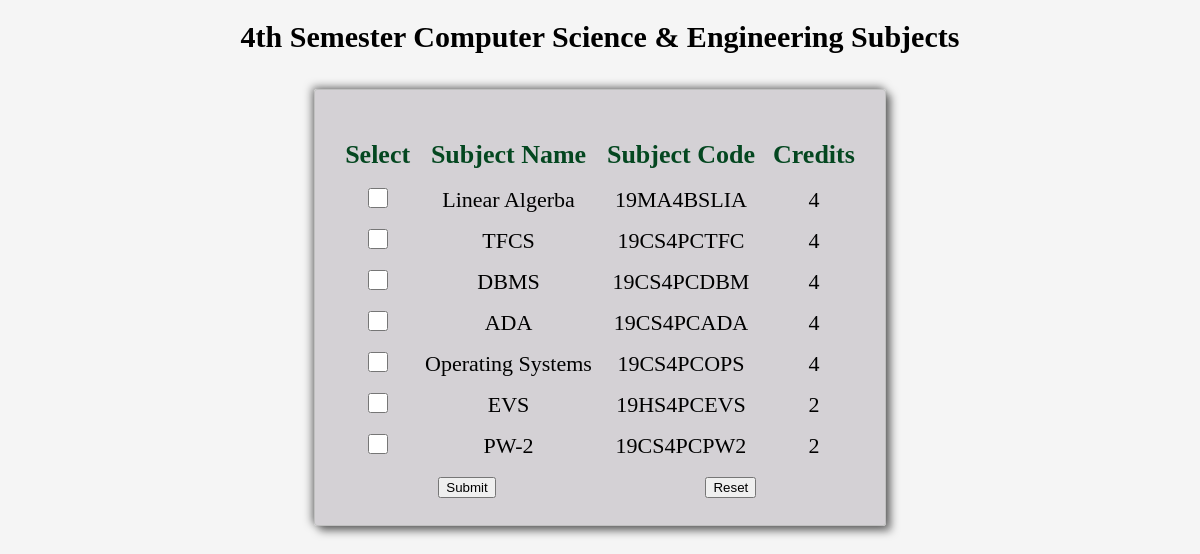
/4th_sem.php, run on the app's committed database.
### tables this page shows
CREATE TABLE `add_s4` (
  `id` int(255) NOT NULL,
  `sub_name` varchar(255) NOT NULL,
  `sub_code` varchar(255) NOT NULL,
  `credits` bigint(255) NOT NULL
);

### 4th_sem.php (the view, shortened to what this page needs)
<?php
require_once('../connection.php');
$q = mysqli_query($con, "SELECT * FROM add_s4");
$rr = mysqli_num_rows($q);
if (!$rr) {
  echo "<h2 style='color:red;color:#ff0000;font-family:Acme;'>No Subjects Listed/Added Yet.</h2>";
} else {
?>
  <!DOCTYPE html>
  <html lang="en">
  <head>
  </head>
  <body>
    <h1 class="myh1">4th Semester Computer Science & Engineering Subjects</h1>
    <div class="forms">
      <form class="myform" method="POST">
        <table width="100%">
          <tr>
            <th> Select</th>
            <th> Subject name</th>
            <th> Subject Code</th>
            <th> Credits </th>
          </tr>
          <?php
          while ($row = mysqli_fetch_array($q)) {
            echo "<tr style='color:black;font-size:18px;'>";
            echo "<td> <input type='checkbox' name = 'sub[]' class='geekmark' value = '$row[sub_name]' /></td>";
            echo "<td align = 'center'>" . $row['sub_name'] . "</td>";
            echo "<td align = 'center'>" . $row['sub_code'] . "</td>";
            echo "<td align = 'center'>" . $row['credits'] . "</td>"; ?>
        <?php }
        }
        ?>
        <tr>
          <td colspan="2"> <input class="btn login_btn" type="submit" name="register" value="Submit" /> </td>
          <td colspan="2"> <input class="btn reset_btn" onClick="window.location.href=window.location.href" type="reset" value="Reset"></td>
        </tr>
        </table>
      </form>
    </div>
  </body>
  </html>

### 4th_sem.php (style rules this page uses)
.forms { width: fit-content; height: fit-content; margin-left: auto; margin-right: auto; display: block; box-shadow: -2px -2px 9px rgba(0, 0, 0, 0.5), 5px 5px 9px rgba(0, 0, 0, 0.5); padding: 0; border: 1px solid silver; border-radius: 3px; background-color: rgb(82, 66, 85, 0.2); justify-content: flex-start; }
.myform { padding: 20px; border-radius: 8px; }
table th { text-align: center; padding: 8px; color: rgb(4, 71, 32); font-family: 'Bitter'; text-transform: capitalize; text-shadow: rgb(240, 240, 12); font-size: 26px; }
table td { text-align: center; padding: 5px; font-size: 22px; color: black; font-family: 'Bitter'; }
.myh1 { text-align: center; font-size: 30px; text-decoration: none; padding-bottom: 15px; text-shadow: rgba(0, 0, 0, 0.1); font-family: 'PT Serif'; font-weight: bold; }
.geekmark { height: 20px; width: 20px; background-color: green; }
body { background-color: whitesmoke; }

### data on the page
add_s4: sub_name "Linear Algerba", sub_code "19MA4BSLIA", credits "4"
add_s4: sub_name "TFCS", sub_code "19CS4PCTFC", credits "4"
add_s4: sub_name "DBMS", sub_code "19CS4PCDBM", credits "4"
add_s4: sub_name "ADA", sub_code "19CS4PCADA", credits "4"
add_s4: sub_name "Operating Systems", sub_code "19CS4PCOPS", credits "4"
add_s4: sub_name "EVS", sub_code "19HS4PCEVS", credits "2"
add_s4: sub_name "PW-2", sub_code "19CS4PCPW2", credits "2"
